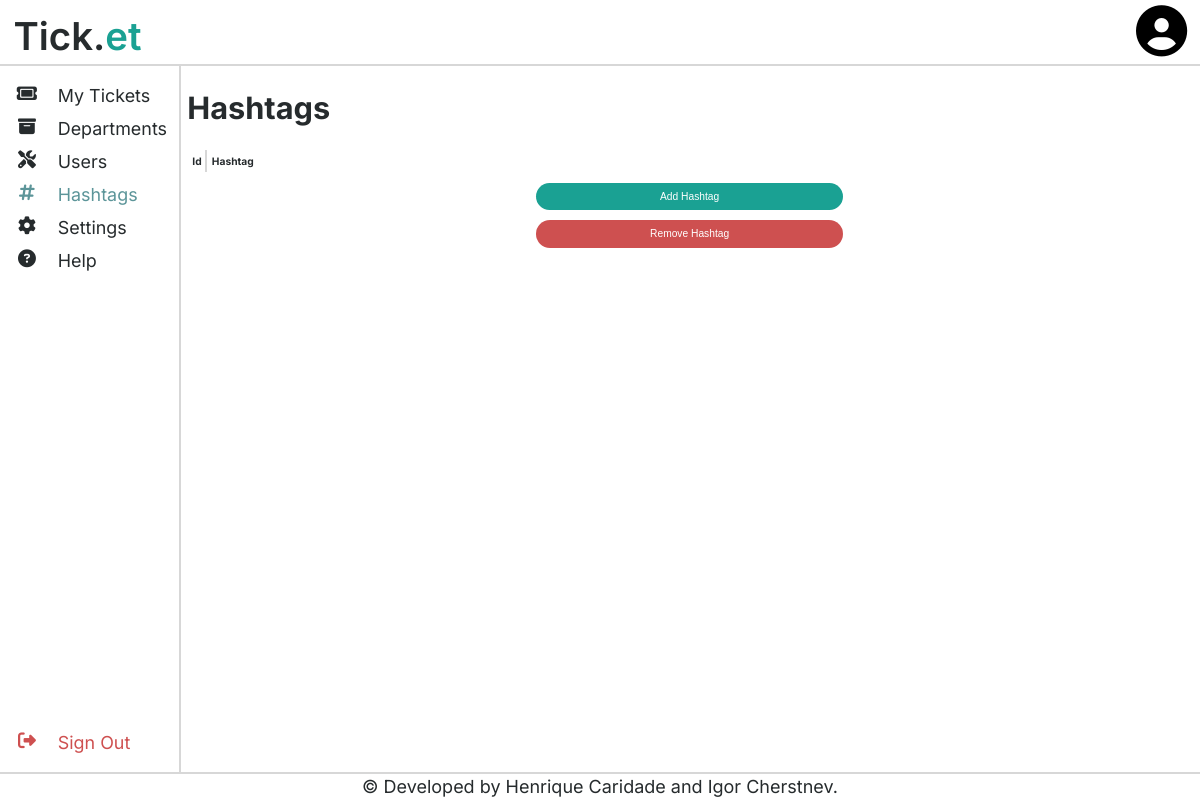
Before: /index.php?page=hashtags (signed in) with the older database file.
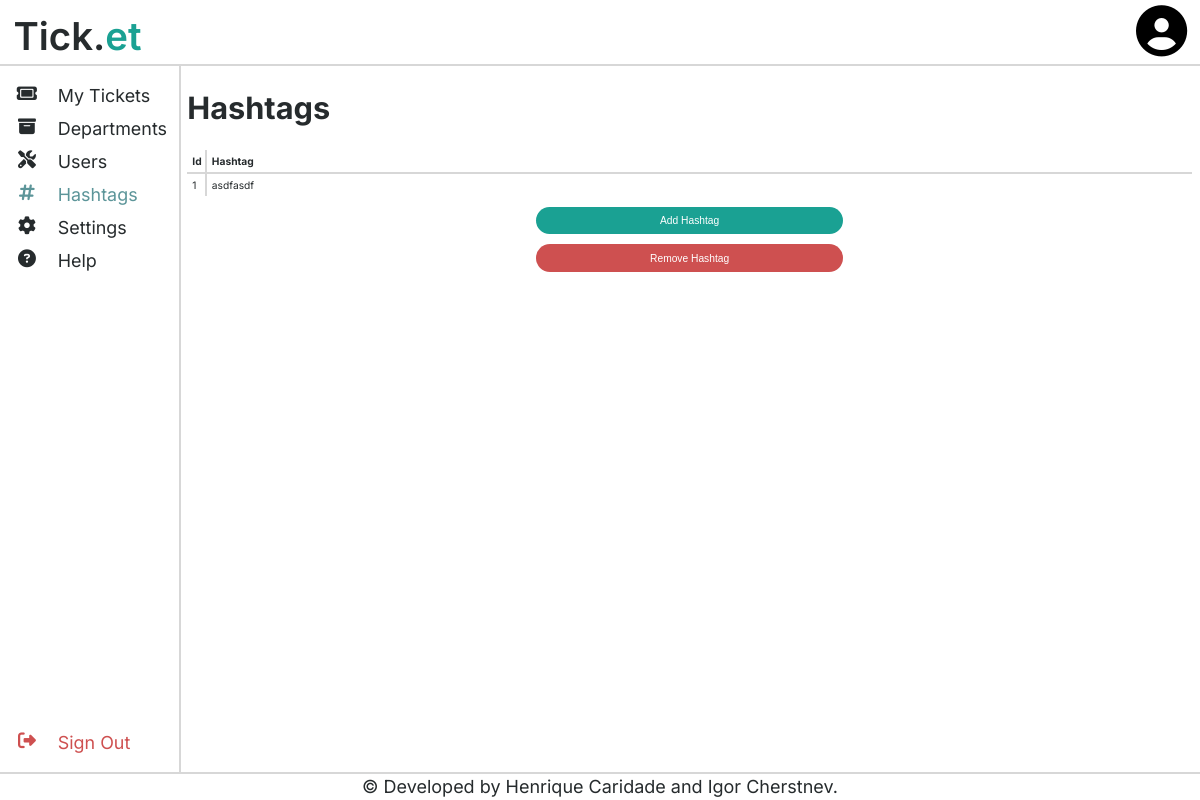
After: the same page with the newer database file.
### tables this page shows
CREATE TABLE Hashtag (
    id INTEGER PRIMARY KEY AUTOINCREMENT NOT NULL,
    value STRING NOT NULL
);

### index.php (called while the page is built, shortened)
<?php
    $session = Session::getSession();
    if (isset($_GET['page'])) {
        switch ($_GET['page']) {
            case 'hashtags': include_once("./pages/hashtag_page.php"); break;
        }
    } else {
        if ($session->isLoggedIn()) die(header('Location: ./index.php?page=dashboard'));
        else die(header('Location: ./index.php?page=login'));
    }
    drawPage($_GET);
?>

### classes/hashtag.php (called while the page is built, shortened)
<?php
    class Hashtag {
        private function __construct(int $id, string $value) {
            $this->id = $id;
            $this->value = $value;
        }
        private static function fromArray(array $hashtag) : Hashtag {
            return new Hashtag((int) $hashtag['id'], $hashtag['value']);
        }
        public static function getAllHashtags(PDO $db) : array {
            $stmt = $db->prepare('SELECT * FROM Hashtag');
            $stmt->execute();
            $hashtagArray = array();
            foreach($stmt->fetchAll() as $hashtag){
                $hashtagArray[] = Hashtag::fromArray($hashtag);
            }
            return $hashtagArray;
        }
    }
?>

### templates/hashtag.php (the view, shortened to what this page needs)
<?php
    require_once(dirname(__DIR__) . "/classes/hashtag.php");
?>
<?php
    function _drawHashtagTableItem(Hashtag $hashtag) {
?>
        <tr class="hashtag-item">
            <td class="hashtag-id"><?=htmlentities($hashtag->id); ?></td>
            <td class="hashtag-value"><?=htmlentities($hashtag->value); ?></td>
        </tr>
<?php
    }
    function drawHashtagTable(array $hashtags) {
?>
<div class="scroll-wrapper">
    <table id="hashtags">
        <thead>
            <tr>
                <th style="width: 0;">Id</th>
                <th>Hashtag</th>
            </tr>
        </thead>
        <tbody>
        <?php foreach ($hashtags as $hashtag) _drawHashtagTableItem($hashtag); ?>
        </tbody>
    </table>
</div>
<?php
    }
?>

Changed rows visible on the page:
added hashtag: id "1", value "asdfasdf"
